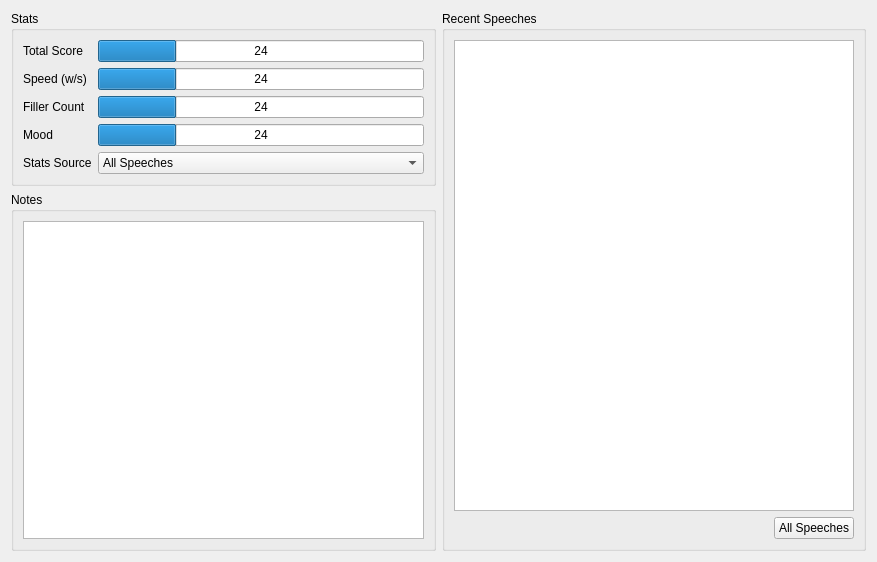
<?xml version="1.0" encoding="UTF-8"?>
<ui version="4.0">
 <class>Form</class>
 <widget class="QWidget" name="Form">
  <property name="geometry">
   <rect>
    <x>0</x>
    <y>0</y>
    <width>877</width>
    <height>562</height>
   </rect>
  </property>
  <property name="windowTitle">
   <string>Form</string>
  </property>
  <layout class="QGridLayout" name="gridLayout">
   <item row="0" column="0">
    <widget class="QGroupBox" name="statsGroupBox">
     <property name="title">
      <string>Stats</string>
     </property>
     <layout class="QGridLayout" name="gridLayout_3">
      <item row="0" column="0">
       <layout class="QFormLayout" name="statsForm">
        <item row="0" column="0">
         <widget class="QLabel" name="totalScoreLabel">
          <property name="text">
           <string>Total Score</string>
          </property>
         </widget>
        </item>
        <item row="0" column="1">
         <widget class="QProgressBar" name="totalScoreProgressBar">
          <property name="value">
           <number>24</number>
          </property>
          <property name="format">
           <string>%v</string>
          </property>
         </widget>
        </item>
        <item row="1" column="0">
         <widget class="QLabel" name="speedLabel">
          <property name="text">
           <string>Speed (w/s)</string>
          </property>
         </widget>
        </item>
        <item row="1" column="1">
         <widget class="QProgressBar" name="speedProgressBar">
          <property name="value">
           <number>24</number>
          </property>
          <property name="format">
           <string>%v</string>
          </property>
         </widget>
        </item>
        <item row="2" column="0">
         <widget class="QLabel" name="fillerCountLabel">
          <property name="text">
           <string>Filler Count</string>
          </property>
         </widget>
        </item>
        <item row="2" column="1">
         <widget class="QProgressBar" name="fillerProgressBar">
          <property name="value">
           <number>24</number>
          </property>
          <property name="format">
           <string>%v</string>
          </property>
         </widget>
        </item>
        <item row="3" column="0">
         <widget class="QLabel" name="moodLabel">
          <property name="text">
           <string>Mood</string>
          </property>
         </widget>
        </item>
        <item row="3" column="1">
         <widget class="QProgressBar" name="moodProgressBar">
          <property name="value">
           <number>24</number>
          </property>
          <property name="format">
           <string>%v</string>
          </property>
         </widget>
        </item>
        <item row="4" column="0">
         <widget class="QLabel" name="statsSourceLabel">
          <property name="text">
           <string>Stats Source</string>
          </property>
         </widget>
        </item>
        <item row="4" column="1">
         <widget class="QComboBox" name="statsSourceComboBox">
          <property name="sizePolicy">
           <sizepolicy hsizetype="Preferred" vsizetype="Fixed">
            <horstretch>0</horstretch>
            <verstretch>0</verstretch>
           </sizepolicy>
          </property>
          <item>
           <property name="text">
            <string>All Speeches</string>
           </property>
          </item>
          <item>
           <property name="text">
            <string>Last 3 Speeches</string>
           </property>
          </item>
          <item>
           <property name="text">
            <string>Latest Speech</string>
           </property>
          </item>
          <item>
           <property name="text">
            <string>Selected Speech</string>
           </property>
          </item>
          <item>
           <property name="text">
            <string>Opened Speech</string>
           </property>
          </item>
         </widget>
        </item>
       </layout>
      </item>
     </layout>
    </widget>
   </item>
   <item row="1" column="0">
    <widget class="QGroupBox" name="notesGroupBox">
     <property name="sizePolicy">
      <sizepolicy hsizetype="Preferred" vsizetype="Expanding">
       <horstretch>0</horstretch>
       <verstretch>0</verstretch>
      </sizepolicy>
     </property>
     <property name="title">
      <string>Notes</string>
     </property>
     <layout class="QGridLayout" name="gridLayout_5">
      <item row="0" column="0">
       <widget class="QTextEdit" name="notesTextEdit"/>
      </item>
     </layout>
    </widget>
   </item>
   <item row="0" column="1" rowspan="2">
    <widget class="QGroupBox" name="recentSpeechesGroupBox">
     <property name="title">
      <string>Recent Speeches</string>
     </property>
     <layout class="QGridLayout" name="gridLayout_4">
      <item row="1" column="0">
       <layout class="QHBoxLayout" name="recentSpeechesOptionsContainer">
        <item>
         <spacer name="horizontalSpacer">
          <property name="orientation">
           <enum>Qt::Horizontal</enum>
          </property>
          <property name="sizeHint" stdset="0">
           <size>
            <width>40</width>
            <height>20</height>
           </size>
          </property>
         </spacer>
        </item>
        <item>
         <widget class="QPushButton" name="allSpeechesButton">
          <property name="text">
           <string>All Speeches</string>
          </property>
         </widget>
        </item>
       </layout>
      </item>
      <item row="0" column="0">
       <widget class="QListWidget" name="recentSpeechesListWidget"/>
      </item>
     </layout>
    </widget>
   </item>
  </layout>
 </widget>
 <resources>
  <include location="resources.qrc"/>
 </resources>
 <connections/>
</ui>
